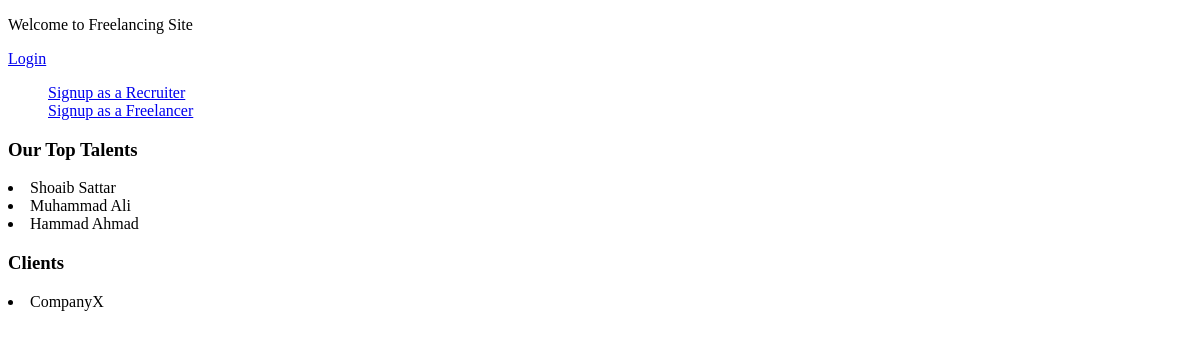
Before: / with the older database file.
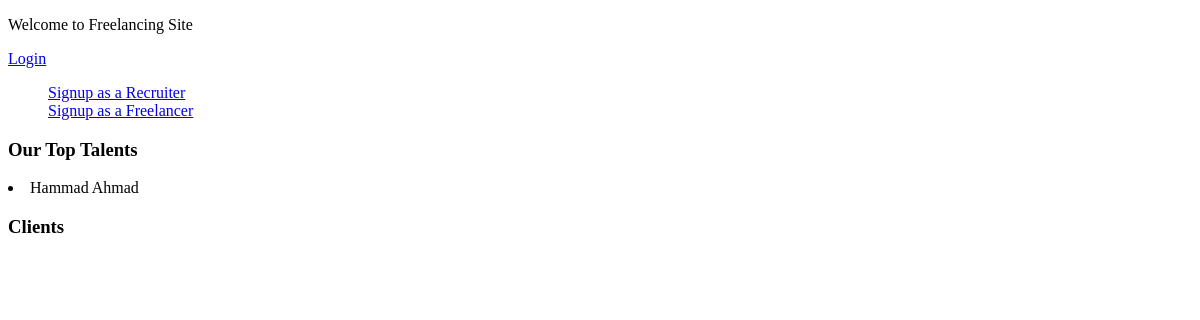
After: the same page with the newer database file.
### freelancingapp/models.py (models this page shows)
class Freelancer(models.Model):
    user = models.OneToOneField(User, default='', null=True)
    name = models.CharField(max_length=100)
    username = models.CharField(max_length=50, unique=True)
    email = models.EmailField(max_length=70, unique=True)
    expertise = models.CharField(max_length=100, choices=CHOICES)
    description = models.TextField(null=True, blank=True)
    is_freelancer = models.BooleanField(default=True)
    is_recruiter = models.BooleanField(default=False)
    def __str__(self):
        return self.name

class Company(models.Model):
    name = models.CharField(max_length=100)
    country = models.CharField(max_length=50)
    website = models.URLField(max_length=200)
    class Meta:
        verbose_name_plural = 'companies'
    def __str__(self):
        return u'%s' % self.name

### freelancingapp/views.py (the view)
# urls.py: url(r'^$', views.HomePage.as_view()),
class HomePage(View):
    template_name = 'freelancingapp/home.html'
    freelancers = Freelancer.objects.all()
    companies = Company.objects.all()
    def get(self, request):
        if (Freelancer.objects.filter(username=request.user)).exists():
            usertype = 'freelancer'
            return render(request, self.template_name,
                          {'freelancers': self.freelancers,
                           'companies': self.companies,
                           'usertype': usertype
                           })
        else:
            usertype = 'recruiter'
            return render(request, self.template_name,
                          {'freelancers': self.freelancers,
                           'companies': self.companies,
                           'usertype': usertype
                           })

### freelancingapp/templates/freelancingapp/home.html (shortened to what this page needs)
<!DOCTYPE HTML PUBLIC "-//W3C//DTD HTML 4.01//EN">
<html lang="en">
<head>
</head>
<body>
  <p>Welcome to Freelancing Site</p>
  <div>
    {% if not user.username %}
      <p>
        <a href="/login/">Login</a>
        <dd><a href="/recruitersignup/">Signup as a Recruiter</a></dd>
        <dd><a href="/freelancesignup">Signup as a Freelancer</a></dd>
      </p>
      <div>
        <h3>Our Top Talents</h3>
        {% for freelancer in freelancers %}
          <li>{{ freelancer }}</li>
        {% endfor %}
      </div>
      <div>
        <h3>Clients</h3>
        {% for company in companies %}
          <li>{{ company }}</li>
        {% endfor %}
      </div>
    {% endif %}
  </div>
</body>
</html>

### freelancingapp/templates/freelancingapp/home.html (style rules this page uses)
dd { display: block; margin-left: 40px; }

Changed rows visible on the page:
removed Freelancer: name "Shoaib Sattar"
removed Freelancer: name "Muhammad Ali"
removed Company: name "CompanyX"
